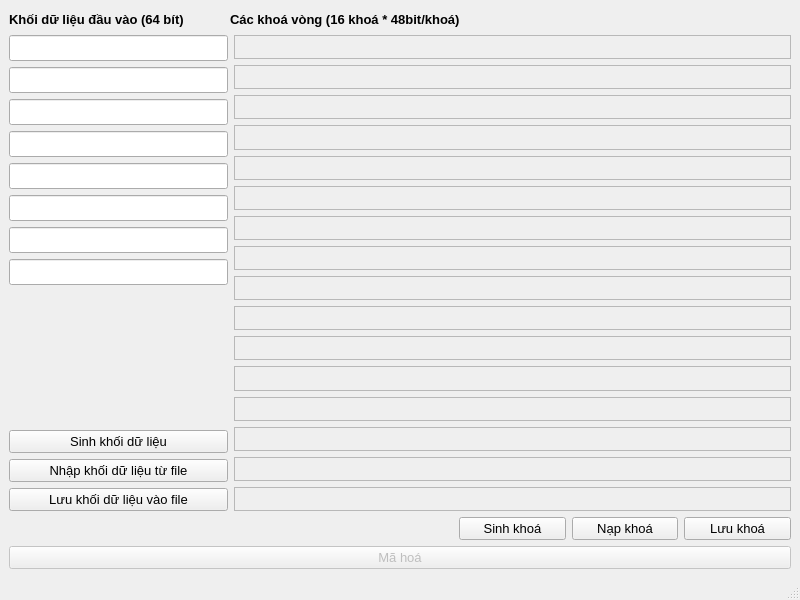
<?xml version="1.0" encoding="UTF-8"?>
<ui version="4.0">
 <class>MainWindow</class>
 <widget class="QMainWindow" name="MainWindow">
  <property name="geometry">
   <rect>
    <x>0</x>
    <y>0</y>
    <width>800</width>
    <height>600</height>
   </rect>
  </property>
  <property name="maximumSize">
   <size>
    <width>800</width>
    <height>600</height>
   </size>
  </property>
  <property name="windowTitle">
   <string>DES ENCRYPT</string>
  </property>
  <widget class="QWidget" name="centralwidget">
   <layout class="QFormLayout" name="formLayout_2">
    <item row="0" column="0">
     <layout class="QHBoxLayout" name="horizontalLayout">
      <item>
       <widget class="QLabel" name="label">
        <property name="font">
         <font>
          <pointsize>10</pointsize>
          <weight>75</weight>
          <bold>true</bold>
         </font>
        </property>
        <property name="text">
         <string>Khối dữ liệu đầu vào (64 bít)</string>
        </property>
       </widget>
      </item>
      <item>
       <spacer name="horizontalSpacer">
        <property name="orientation">
         <enum>Qt::Horizontal</enum>
        </property>
        <property name="sizeHint" stdset="0">
         <size>
          <width>40</width>
          <height>20</height>
         </size>
        </property>
       </spacer>
      </item>
      <item>
       <widget class="QLabel" name="label_2">
        <property name="font">
         <font>
          <pointsize>10</pointsize>
          <weight>75</weight>
          <bold>true</bold>
         </font>
        </property>
        <property name="frameShape">
         <enum>QFrame::NoFrame</enum>
        </property>
        <property name="text">
         <string>Các khoá vòng (16 khoá * 48bit/khoá)</string>
        </property>
       </widget>
      </item>
     </layout>
    </item>
    <item row="1" column="0" colspan="2">
     <layout class="QGridLayout" name="gridLayout">
      <item row="3" column="4">
       <widget class="QPushButton" name="But_Cre">
        <property name="font">
         <font>
          <pointsize>10</pointsize>
         </font>
        </property>
        <property name="text">
         <string>Sinh khoá</string>
        </property>
       </widget>
      </item>
      <item row="3" column="6">
       <widget class="QPushButton" name="But_Sa">
        <property name="font">
         <font>
          <pointsize>10</pointsize>
         </font>
        </property>
        <property name="text">
         <string>Lưu khoá</string>
        </property>
       </widget>
      </item>
      <item row="4" column="0" rowspan="2" colspan="7">
       <widget class="QPushButton" name="But_En">
        <property name="enabled">
         <bool>false</bool>
        </property>
        <property name="font">
         <font>
          <pointsize>10</pointsize>
         </font>
        </property>
        <property name="text">
         <string>Mã hoá</string>
        </property>
       </widget>
      </item>
      <item row="1" column="2" colspan="5">
       <layout class="QVBoxLayout" name="verticalLayout_3">
        <item>
         <widget class="QLabel" name="kv_1">
          <property name="font">
           <font>
            <pointsize>10</pointsize>
           </font>
          </property>
          <property name="frameShape">
           <enum>QFrame::StyledPanel</enum>
          </property>
          <property name="text">
           <string/>
          </property>
         </widget>
        </item>
        <item>
         <widget class="QLabel" name="kv_2">
          <property name="font">
           <font>
            <pointsize>10</pointsize>
           </font>
          </property>
          <property name="frameShape">
           <enum>QFrame::StyledPanel</enum>
          </property>
          <property name="text">
           <string/>
          </property>
         </widget>
        </item>
        <item>
         <widget class="QLabel" name="kv_3">
          <property name="font">
           <font>
            <pointsize>10</pointsize>
           </font>
          </property>
          <property name="frameShape">
           <enum>QFrame::StyledPanel</enum>
          </property>
          <property name="text">
           <string/>
          </property>
         </widget>
        </item>
        <item>
         <widget class="QLabel" name="kv_4">
          <property name="font">
           <font>
            <pointsize>10</pointsize>
           </font>
          </property>
          <property name="frameShape">
           <enum>QFrame::StyledPanel</enum>
          </property>
          <property name="text">
           <string/>
          </property>
         </widget>
        </item>
        <item>
         <widget class="QLabel" name="kv_5">
          <property name="font">
           <font>
            <pointsize>10</pointsize>
           </font>
          </property>
          <property name="frameShape">
           <enum>QFrame::StyledPanel</enum>
          </property>
          <property name="text">
           <string/>
          </property>
         </widget>
        </item>
        <item>
         <widget class="QLabel" name="kv_6">
          <property name="font">
           <font>
            <pointsize>10</pointsize>
           </font>
          </property>
          <property name="frameShape">
           <enum>QFrame::StyledPanel</enum>
          </property>
          <property name="text">
           <string/>
          </property>
         </widget>
        </item>
        <item>
         <widget class="QLabel" name="kv_7">
          <property name="font">
           <font>
            <pointsize>10</pointsize>
           </font>
          </property>
          <property name="frameShape">
           <enum>QFrame::StyledPanel</enum>
          </property>
          <property name="text">
           <string/>
          </property>
         </widget>
        </item>
        <item>
         <widget class="QLabel" name="kv_8">
          <property name="font">
           <font>
            <pointsize>10</pointsize>
           </font>
          </property>
          <property name="frameShape">
           <enum>QFrame::StyledPanel</enum>
          </property>
          <property name="text">
           <string/>
          </property>
         </widget>
        </item>
        <item>
         <widget class="QLabel" name="kv_9">
          <property name="font">
           <font>
            <pointsize>10</pointsize>
           </font>
          </property>
          <property name="frameShape">
           <enum>QFrame::StyledPanel</enum>
          </property>
          <property name="text">
           <string/>
          </property>
         </widget>
        </item>
        <item>
         <widget class="QLabel" name="kv_10">
          <property name="font">
           <font>
            <pointsize>10</pointsize>
           </font>
          </property>
          <property name="frameShape">
           <enum>QFrame::StyledPanel</enum>
          </property>
          <property name="text">
           <string/>
          </property>
         </widget>
        </item>
        <item>
         <widget class="QLabel" name="kv_11">
          <property name="font">
           <font>
            <pointsize>10</pointsize>
           </font>
          </property>
          <property name="frameShape">
           <enum>QFrame::StyledPanel</enum>
          </property>
          <property name="text">
           <string/>
          </property>
         </widget>
        </item>
        <item>
         <widget class="QLabel" name="kv_12">
          <property name="font">
           <font>
            <pointsize>10</pointsize>
           </font>
          </property>
          <property name="frameShape">
           <enum>QFrame::StyledPanel</enum>
          </property>
          <property name="text">
           <string/>
          </property>
         </widget>
        </item>
        <item>
         <widget class="QLabel" name="kv_13">
          <property name="font">
           <font>
            <pointsize>10</pointsize>
           </font>
          </property>
          <property name="frameShape">
           <enum>QFrame::StyledPanel</enum>
          </property>
          <property name="text">
           <string/>
          </property>
         </widget>
        </item>
        <item>
         <widget class="QLabel" name="kv_14">
          <property name="font">
           <font>
            <pointsize>10</pointsize>
           </font>
          </property>
          <property name="frameShape">
           <enum>QFrame::StyledPanel</enum>
          </property>
          <property name="text">
           <string/>
          </property>
         </widget>
        </item>
        <item>
         <widget class="QLabel" name="kv_15">
          <property name="font">
           <font>
            <pointsize>10</pointsize>
           </font>
          </property>
          <property name="frameShape">
           <enum>QFrame::StyledPanel</enum>
          </property>
          <property name="text">
           <string/>
          </property>
         </widget>
        </item>
        <item>
         <widget class="QLabel" name="kv_16">
          <property name="font">
           <font>
            <pointsize>10</pointsize>
           </font>
          </property>
          <property name="frameShape">
           <enum>QFrame::StyledPanel</enum>
          </property>
          <property name="text">
           <string/>
          </property>
         </widget>
        </item>
       </layout>
      </item>
      <item row="3" column="5">
       <widget class="QPushButton" name="But_In">
        <property name="font">
         <font>
          <pointsize>10</pointsize>
         </font>
        </property>
        <property name="text">
         <string>Nạp khoá</string>
        </property>
       </widget>
      </item>
      <item row="1" column="0" colspan="2">
       <layout class="QVBoxLayout" name="verticalLayout_2">
        <item>
         <widget class="QLineEdit" name="dl_1">
          <property name="font">
           <font>
            <pointsize>11</pointsize>
           </font>
          </property>
          <property name="focusPolicy">
           <enum>Qt::StrongFocus</enum>
          </property>
          <property name="text">
           <string/>
          </property>
          <property name="alignment">
           <set>Qt::AlignCenter</set>
          </property>
          <property name="readOnly">
           <bool>true</bool>
          </property>
         </widget>
        </item>
        <item>
         <widget class="QLineEdit" name="dl_2">
          <property name="font">
           <font>
            <pointsize>11</pointsize>
           </font>
          </property>
          <property name="alignment">
           <set>Qt::AlignCenter</set>
          </property>
          <property name="readOnly">
           <bool>true</bool>
          </property>
         </widget>
        </item>
        <item>
         <widget class="QLineEdit" name="dl_3">
          <property name="font">
           <font>
            <pointsize>11</pointsize>
           </font>
          </property>
          <property name="alignment">
           <set>Qt::AlignCenter</set>
          </property>
          <property name="readOnly">
           <bool>true</bool>
          </property>
         </widget>
        </item>
        <item>
         <widget class="QLineEdit" name="dl_4">
          <property name="font">
           <font>
            <pointsize>11</pointsize>
           </font>
          </property>
          <property name="alignment">
           <set>Qt::AlignCenter</set>
          </property>
          <property name="readOnly">
           <bool>true</bool>
          </property>
         </widget>
        </item>
        <item>
         <widget class="QLineEdit" name="dl_5">
          <property name="font">
           <font>
            <pointsize>11</pointsize>
           </font>
          </property>
          <property name="alignment">
           <set>Qt::AlignCenter</set>
          </property>
          <property name="readOnly">
           <bool>true</bool>
          </property>
         </widget>
        </item>
        <item>
         <widget class="QLineEdit" name="dl_6">
          <property name="font">
           <font>
            <pointsize>11</pointsize>
           </font>
          </property>
          <property name="alignment">
           <set>Qt::AlignCenter</set>
          </property>
          <property name="readOnly">
           <bool>true</bool>
          </property>
         </widget>
        </item>
        <item>
         <widget class="QLineEdit" name="dl_7">
          <property name="font">
           <font>
            <pointsize>11</pointsize>
           </font>
          </property>
          <property name="alignment">
           <set>Qt::AlignCenter</set>
          </property>
          <property name="readOnly">
           <bool>true</bool>
          </property>
         </widget>
        </item>
        <item>
         <widget class="QLineEdit" name="dl_8">
          <property name="font">
           <font>
            <pointsize>11</pointsize>
           </font>
          </property>
          <property name="alignment">
           <set>Qt::AlignCenter</set>
          </property>
          <property name="readOnly">
           <bool>true</bool>
          </property>
         </widget>
        </item>
        <item>
         <spacer name="verticalSpacer">
          <property name="orientation">
           <enum>Qt::Vertical</enum>
          </property>
          <property name="sizeHint" stdset="0">
           <size>
            <width>20</width>
            <height>40</height>
           </size>
          </property>
         </spacer>
        </item>
        <item>
         <widget class="QPushButton" name="But_cre">
          <property name="font">
           <font>
            <pointsize>10</pointsize>
           </font>
          </property>
          <property name="text">
           <string>Sinh khối dữ liệu</string>
          </property>
         </widget>
        </item>
        <item>
         <widget class="QPushButton" name="But_in">
          <property name="font">
           <font>
            <pointsize>10</pointsize>
           </font>
          </property>
          <property name="text">
           <string>Nhập khối dữ liệu từ file</string>
          </property>
         </widget>
        </item>
        <item>
         <widget class="QPushButton" name="But_sa">
          <property name="font">
           <font>
            <pointsize>10</pointsize>
           </font>
          </property>
          <property name="text">
           <string>Lưu khối dữ liệu vào file</string>
          </property>
         </widget>
        </item>
       </layout>
      </item>
     </layout>
    </item>
   </layout>
  </widget>
  <widget class="QMenuBar" name="menubar">
   <property name="geometry">
    <rect>
     <x>0</x>
     <y>0</y>
     <width>800</width>
     <height>26</height>
    </rect>
   </property>
  </widget>
  <widget class="QStatusBar" name="statusbar"/>
 </widget>
 <resources/>
 <connections/>
</ui>
